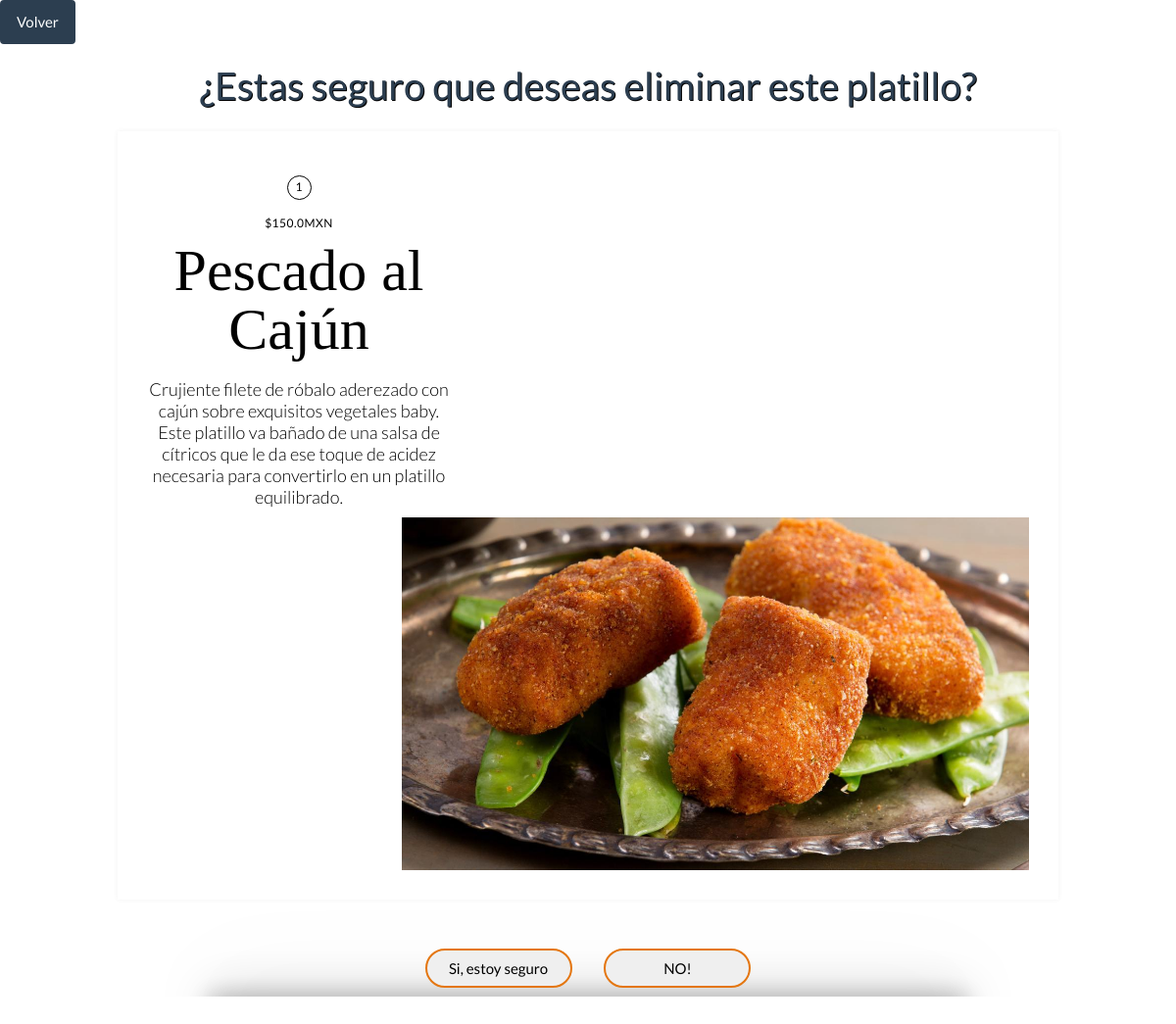
/platillo/eliminar (signed in), run on the app's committed database.
### platillo/models.py (models this page shows, shortened)
class Platillo(models.Model):
    id = models.AutoField(primary_key=True)
    nombre = models.CharField(max_length=200, unique=True)
    descripcion = models.CharField(max_length=500, null=True)
    precio = models.FloatField(null=False, default=0)
    imagen = models.ImageField(null=True, upload_to=directorio_imagen)
    categoria = models.ForeignKey(
        'categoria.Categoria', on_delete=models.CASCADE)
    class Meta:
        db_table = 'platillo'
        verbose_name_plural = "Platillos"

### platillo/urls.py (the view)
    def _inner(request, *args, **kwargs):
        if not request.user.is_superuser:
            raise PermissionDenied
        return function(request, *args, **kwargs)

### platillo/urls.py (called while the page is built)
def superuser_only(function):
    def _inner(request, *args, **kwargs):
        if not request.user.is_superuser:
            raise PermissionDenied
        return function(request, *args, **kwargs)
    return _inner

### platillo/views.py (called while the page is built)
    def get(self, request):
        platillo_original = Platillo.objects.get(pk=request.session.get('id'))
        contexto = {"platillo_original": platillo_original}
        return render(request, self.template, contexto)

### platillo/templates/platillo/eliminar_platillo.html (shortened to what this page needs)
{% load static %}
<link rel="stylesheet" type="text/css" href={% static 'platillo/css/eliminar_platillo.css'%}>
<link rel="stylesheet" href="{% static 'css/bootstrap.min.css' %}">
<body>
<div class="return-btn" style="text-align: start">
        <a class="btn btn-primary" href="../../../platillo/">Volver</a>
</div>
<h1>¿Estas seguro que deseas eliminar este platillo?</h1>
<div class="card-container">
  <div class="card u-clearfix">
    <div class="card-body">
      <span class="card-number card-circle subtle">{{platillo_original.id}}</span>
      <span class="card-author subtle">${{platillo_original.precio}}MXN</span>
      <h2 class="card-title">{{platillo_original.nombre}}</h2>
      <span class="card-description subtle">{{platillo_original.descripcion}}</span>
    </div>
    <img src="{{platillo_original.imagen.url}}" alt="" class="card-media" height="360" width="auto"/>
  </div>
  <form method="POST">
    <input id="btnEliminar" type="submit" value="Si, estoy seguro">
    <a href="{% url 'platillos'%}"><button id="btnSalir" type="button">NO!</button></a>
    </form>
  <div class="card-shadow"></div>
</div><br>
</body>

### platillo/static/platillo/css/eliminar_platillo.css (style rules this page uses)
body { background: url("/static/platillo/img/eliminar.jpg") no-repeat fixed; background-repeat: no-repeat; background-size: 100%; font-family: "Istok Web", sans-serif; text-align: center; color: white; margin: 0px; padding: 0px; }
h1 { margin-top: 30px; background: rgba(255, 255, 255, 0.5); text-shadow: 1px 1px black; }
input { margin-right: 30px; }
#btnSalir { margin-top: 50px; height: 40px; width: 150px; border: solid 2px rgba(228, 118, 15); border-radius: 80px; transition: all 1s ease; transform: scale(1); cursor: pointer; }
#btnEliminar { margin-top: 50px; height: 40px; width: 150px; border: solid 2px rgba(228, 118, 15); border-radius: 80px; transition: all 1s ease; transform: scale(1); cursor: pointer; }
*, *:before, *:after { box-sizing: inherit; }
.u-clearfix:before, .u-clearfix:after { content: " "; display: table; }
.u-clearfix:after { clear: both; }
.u-clearfix { *zoom: 1; }
.subtle { color: black; }
.card-container { margin: 25px auto 0; position: relative; width: 80vw; }
.card { background-color: rgba(255, 255, 255, 0.911); padding: 30px; position: relative; box-shadow: 0 0 5px rgba(75, 75, 75, 0.07); z-index: 1; }
.card-body { display: inline-block; float: left; width: 310px; }
.card-number { margin-top: 15px; }
.card-circle { border: 1px solid black; border-radius: 50%; display: inline-block; line-height: 22px; font-size: 12px; height: 25px; text-align: center; width: 25px; }
.card-author { display: block; font-size: 12px; letter-spacing: 0.5px; margin: 15px 0 0; text-transform: uppercase; }
.card-title { font-family: "Cormorant Garamond", serif; color: black; font-size: 60px; font-weight: 300; line-height: 60px; margin: 10px 0; }
.card-description { display: inline-block; font-weight: 300; line-height: 22px; margin: 10px 0; font-size: larger; }
.card-media { float: right; }
.card-shadow { background-color: #fff; box-shadow: 0 2px 25px 2px rgba(0, 0, 0, 1), 0 2px 50px 2px rgba(0, 0, 0, 1), 0 0 100px 3px rgba(0, 0, 0, 0.25); height: 1px; margin: -1px auto 0; width: 80%; z-index: -1; }

### data on the page
Platillo: id "1", precio "150.0", nombre "Pescado al Cajún", descripcion "Crujiente filete de róbalo aderezado con cajún sobre exquisitos vegetales baby. Este platillo va bañado de una salsa de cítricos que le da ese toque de acidez necesaria para convertirlo en un platillo equilibrado.", imagen (picture)
